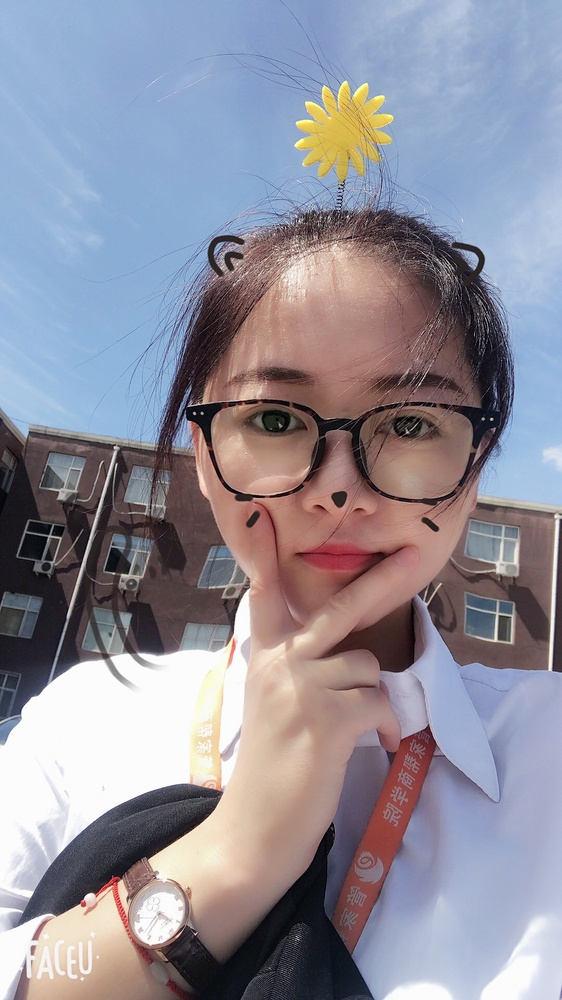
#> input picture opcv1/图像处理的几何变换/image0.jpg, 562 x 1000 px, shrunk from 1080 x 1920 before the run
$ python '图片移位.py'
#> lines starting #> are read from the running program, lines starting #| are printed output that depends on the picture
import cv2
import numpy as np

img = cv2.imread('image0.jpg',1)
#> img is the input picture: shape (1000, 562, 3); mean B, G, R 154.8, 142.8, 145
cv2.imshow('src',img)
imgInfo = img.shape
#> imgInfo = (1000, 562, 3)
height = imgInfo[0]
#> height = 1000
width = imgInfo[1]
#> width = 562
##
matShift = np.float32([[1,0,100],[0,1,200]])#两行三列
dst = cv2.warpAffine(img,matShift,(height,width))#参数：原始图片data信息；移位矩阵；图片info信息
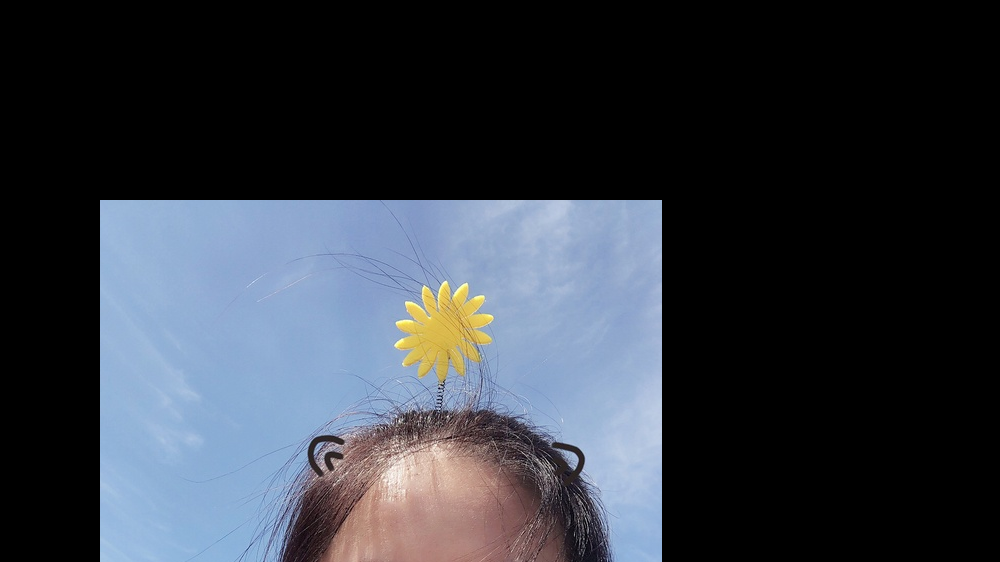
#> dst: shape (562, 1000, 3); mean B, G, R 66.8, 57.8, 52.5
#目的：移位=矩阵运算
cv2.imshow('dst',dst)
cv2.waitKey(0)

#[[1,0,100],[0,1,200]] 2*3 -->2*2和2*1
#[[1,0],[0,1]] --> 2*2 A
#[[100],[200]] --> 2*1 B
#xy C 输入矩阵
#A*C+B = (2*2)*(2*1)+B = [[1,0],[0,1]]*[[x],[y]]+[[100],[200]] = [[1*x+0*y],[0*x+1*y]]+[[100],[200]]
# = [[x+100],[y+200]]

#像素移位方法
#通过源代码实现图片的移动
